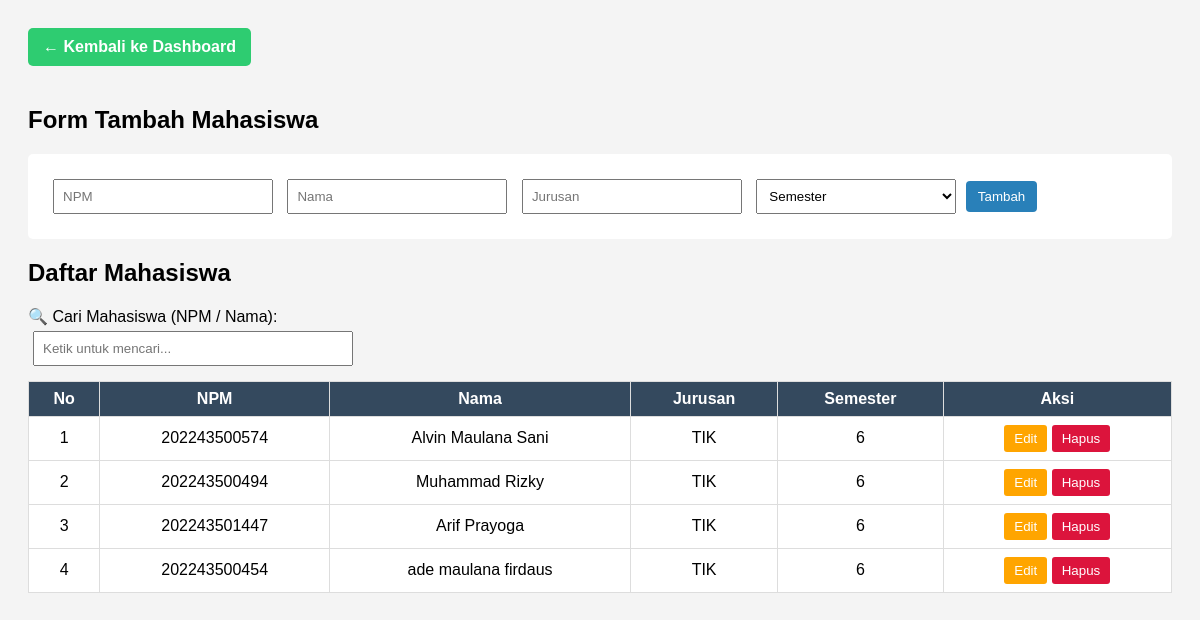
Page /mahasiswa.php (signed in) on the committed database.
### tables this page shows
CREATE TABLE `mahasiswa` (
  `id_mahasiswa` int(11) NOT NULL,
  `npm` varchar(15) NOT NULL,
  `nama` varchar(100) NOT NULL,
  `jurusan` varchar(100) DEFAULT NULL,
  `semester` int(11) DEFAULT NULL,
  `created_at` timestamp NOT NULL DEFAULT current_timestamp()
);

### mahasiswa.php (the view, shortened to what this page needs)
<?php
include 'koneksi.php';
?>
<!DOCTYPE html>
<html>
<head>
</head>
<body>
<a href="dashboard.php" class="back-btn">← Kembali ke Dashboard</a>
<h2>Form Tambah Mahasiswa</h2>
<form id="formMahasiswa">
    <input type="text" name="npm" placeholder="NPM" required>
    <input type="text" name="nama" placeholder="Nama" required>
    <input type="text" name="jurusan" placeholder="Jurusan">
    <select name="semester" required>
        <option value="">Semester</option>
    </select>
    <button type="submit">Tambah</button>
</form>
<h2>Daftar Mahasiswa</h2>
<label for="searchInput">🔍 Cari Mahasiswa (NPM / Nama):</label><br>
<input type="text" id="searchInput" placeholder="Ketik untuk mencari...">
<table id="tabelMahasiswa">
    <thead>
        <tr>
            <th>No</th>
            <th>NPM</th>
            <th>Nama</th>
            <th>Jurusan</th>
            <th>Semester</th>
            <th>Aksi</th>
        </tr>
    </thead>
    <tbody>
    <?php
    $result = mysqli_query($koneksi, "SELECT * FROM mahasiswa");
    $no = 1;
    while($row = mysqli_fetch_assoc($result)) {
        echo "<tr id='row{$row['id_mahasiswa']}'>
            <td class='no-urut'>{$no}</td>
            <td>{$row['npm']}</td>
            <td>{$row['nama']}</td>
            <td>{$row['jurusan']}</td>
            <td>{$row['semester']}</td>
            <td>
                <button class='btn-edit' onclick='editMahasiswa({$row['id_mahasiswa']})'>Edit</button>
                <button class='btn-danger' onclick='hapusMahasiswa({$row['id_mahasiswa']})'>Hapus</button>
            </td>
        </tr>";
        $no++;
    }
    ?>
    </tbody>
</table>
</body>
</html>

### mahasiswa.php (style rules this page uses)
body { font-family: Arial, sans-serif; padding: 20px; background: #f4f4f4; }
.back-btn { display: inline-block; margin-bottom: 20px; padding: 10px 15px; background-color: #2ecc71; color: white; text-decoration: none; border-radius: 5px; font-weight: bold; }
form { margin-bottom: 20px; background: #fff; padding: 20px; border-radius: 5px; }
input, select { padding: 8px; margin: 5px; width: 200px; }
#searchInput { width: 300px; padding: 8px; margin-bottom: 15px; margin-top: 5px; }
button { padding: 8px 12px; background-color: #2980b9; color: white; border: none; border-radius: 4px; cursor: pointer; }
table { width: 100%; border-collapse: collapse; background: #fff; }
th, td { border: 1px solid #ddd; padding: 8px; text-align: center; }
th { background: #34495e; color: white; }
.btn-danger, .btn-edit { color: white; border: none; padding: 6px 10px; border-radius: 3px; cursor: pointer; }
.btn-danger { background: crimson; }
.btn-edit { background: orange; }

### rows in the picture
mahasiswa: npm "202243500574", nama "Alvin Maulana Sani", jurusan "TIK", semester "6"
mahasiswa: npm "202243500494", nama "Muhammad Rizky", jurusan "TIK", semester "6"
mahasiswa: npm "202243501447", nama "Arif Prayoga", jurusan "TIK", semester "6"
mahasiswa: npm "202243500454", nama "ade maulana firdaus", jurusan "TIK", semester "6"
